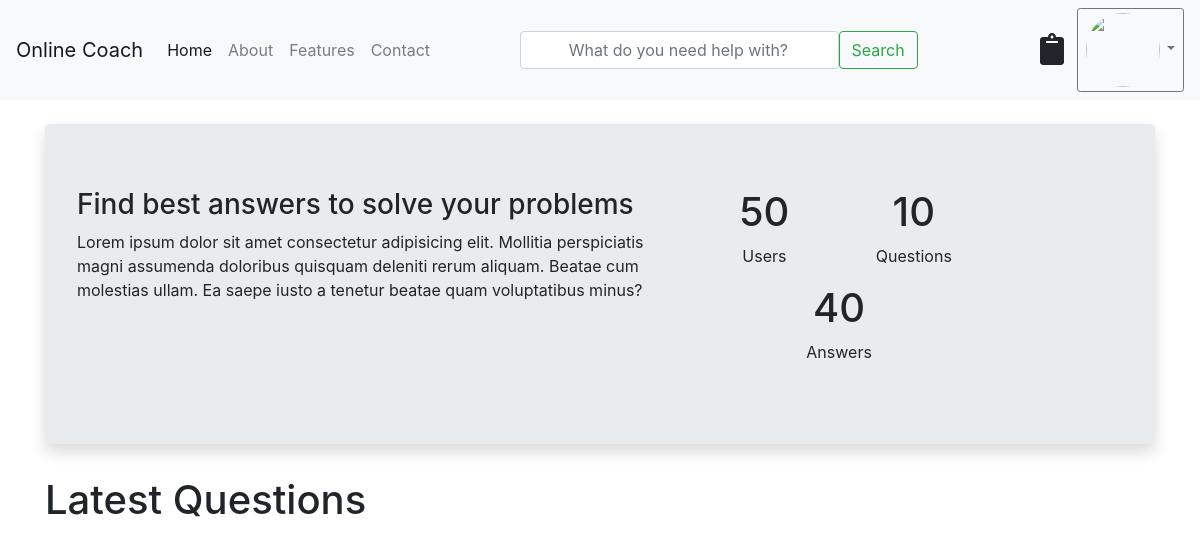
The page / (signed in) on the database as committed earlier.
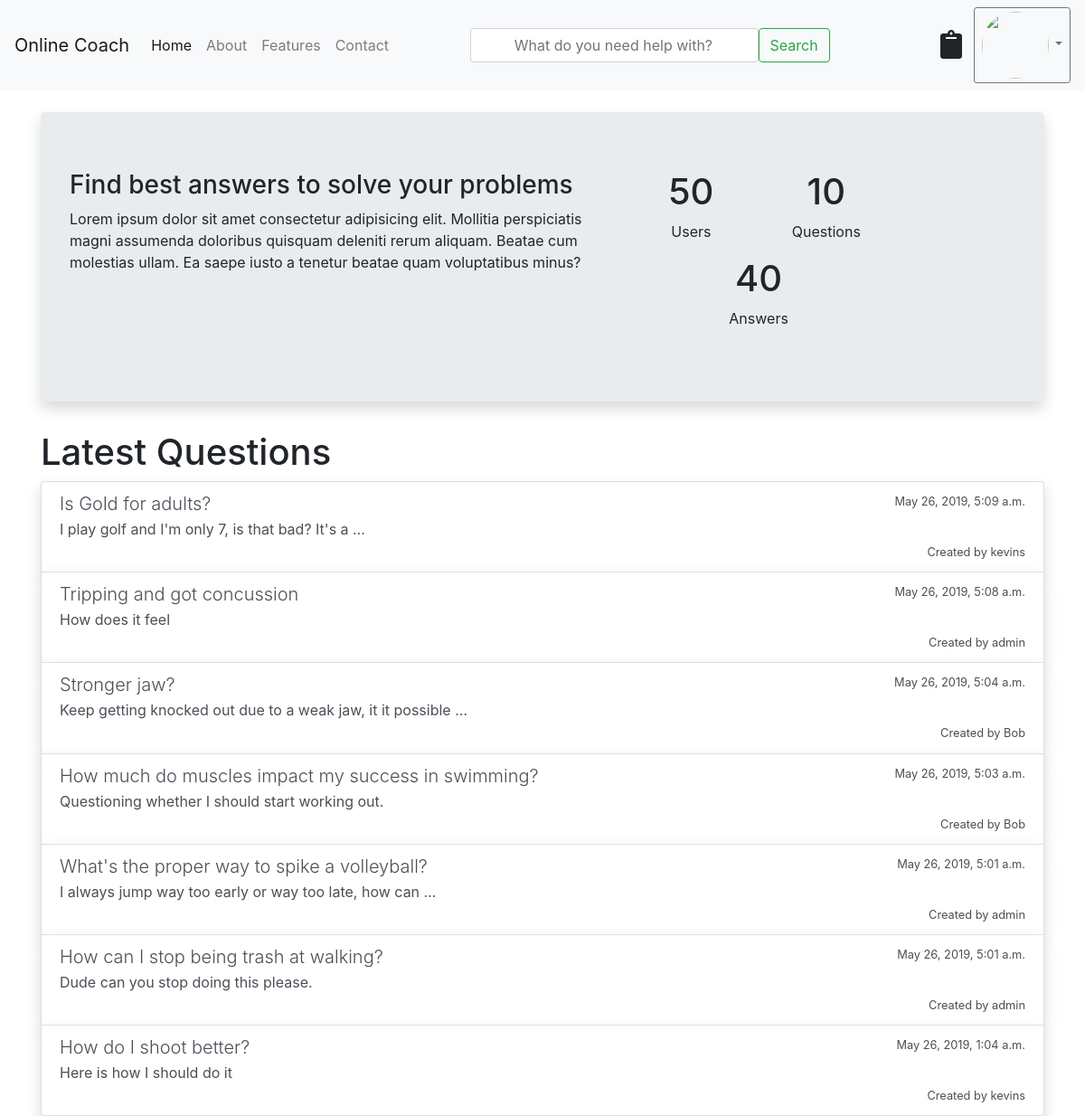
The same page on the database as committed later.
### qa/models.py (models this page shows, shortened)
class Question(models.Model):
    author = models.ForeignKey(User, on_delete=models.CASCADE)
    question_text = HTMLField()
    question_title = models.CharField(max_length=100)
    pub_date = models.DateTimeField('date published', default=datetime.now)
    is_solved = models.BooleanField('is solved', default=False)
    category = models.CharField(max_length=2, choices=SPORT_CHOICES)
    class Meta:
        ordering = ['-pub_date']

### home/views.py (the view)
# urls.py: path('', home_views.index, name='home-index'),
def index(request):
    questions = Question.objects.all()
    context = {
        'latest_questions_list': questions
    }
    return render(request, 'home/index.html', context)

### home/templates/home/index.html (shortened to what this page needs)
{% extends "home/base.html"%}
{% block content%}
<div class="jumbotron shadow">
    <div class="row">
        <div class="col-7">
            <h3>Find best answers to solve your problems</h3>
            <p>Lorem ipsum dolor sit amet consectetur adipisicing elit. Mollitia perspiciatis magni assumenda doloribus quisquam deleniti rerum aliquam. Beatae cum molestias ullam. Ea saepe iusto a tenetur beatae quam voluptatibus minus?</p>
        </div>
        <div class="col-5">
            <div class="row text-center">
                <div class="col-4">
                    <h1>50</h1>
                    <p>Users</p>
                </div>
                <div class="col-4">
                    <h1>10</h1>
                    <p>Questions</p>
                </div>
                <div class="col-8">
                    <h1>40</h1>
                    <p>Answers</p>
                </div>
            </div>
        </div>
    </div>
</div>
<h1>Latest Questions</h1>
<div class="list-group">
    {% for question in latest_questions_list%}
    <a href="q/{{question.id}}" class="list-group-item list-group-item-action shadow">
        <div class="d-flex w-100 justify-content-between">
        <h3 class="mb-1 lead">{{ question.question_title }}</h3>
        <small>{{question.pub_date}}</small>
        </div>
        <p class="mb-1">{{question.question_text|safe|truncatewords:12}}</p>
        <small class="float-right">Created by {{question.author}}</small>
    </a>
    {% endfor %}
    </div>
{% endblock %}

Rows that differ between the two databases and show on the page:
added Question: question_title "Is Gold for adults?", pub_date "May 26, 2019, 5:09 a.m.", question_text "I play golf and I'm only 7, is that bad? It's a …", author "kevins"
added Question: question_title "Tripping and got concussion", pub_date "May 26, 2019, 5:08 a.m.", question_text "How does it feel", author "admin"
added Question: question_title "Stronger jaw?", pub_date "May 26, 2019, 5:04 a.m.", question_text "Keep getting knocked out due to a weak jaw, it it possible …", author "Bob"
added Question: question_title "How much do muscles impact my success in swimming?", pub_date "May 26, 2019, 5:03 a.m.", question_text "Questioning whether I should start working out.", author "Bob"
added Question: question_title "What's the proper way to spike a volleyball?", pub_date "May 26, 2019, 5:01 a.m.", question_text "I always jump way too early or way too late, how can …", author "admin"
added Question: question_title "How can I stop being trash at walking?", pub_date "May 26, 2019, 5:01 a.m.", question_text "Dude can you stop doing this please.", author "admin"
added Question: question_title "How do I shoot better?", pub_date "May 26, 2019, 1:04 a.m.", question_text "Here is how I should do it", author "kevins"
